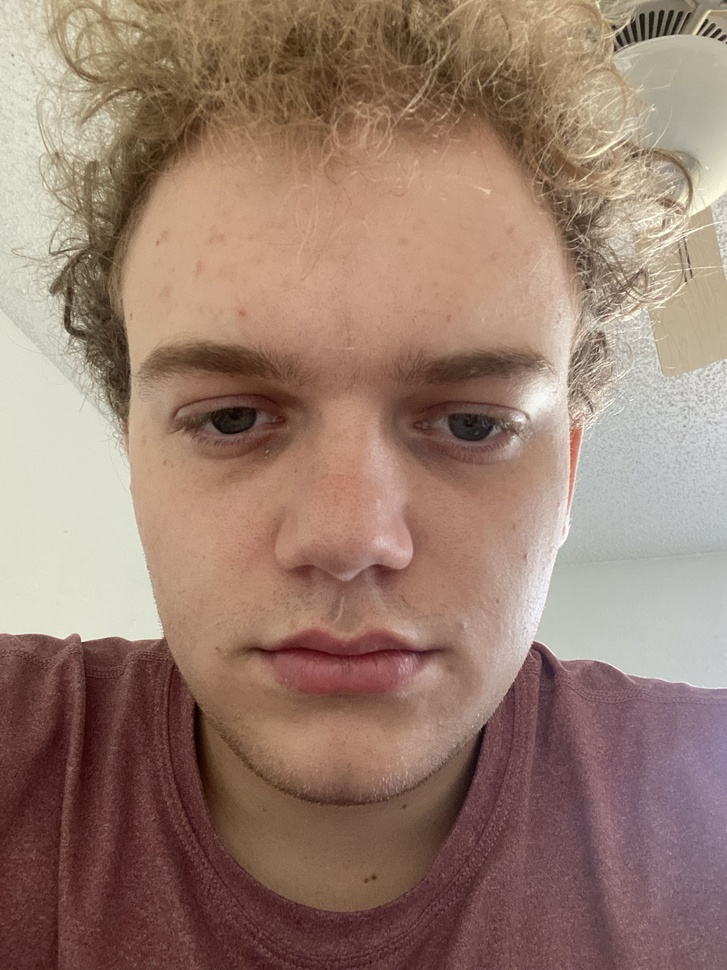
#> input picture images/Me.jpg, 727 x 970 px, shrunk from 2316 x 3088 before the run, found by its file name
$ python colorChannels.py
#> lines starting #> are read from the running program, lines starting #| are printed output that depends on the picture
import cv2 as cv
import numpy as np

img = cv.imread("/Users/brockdonahue/Desktop/OpenCVBootCamp/images/Me.jpg")
#> img is the input picture: shape (970, 727, 3); mean B, G, R 111.4, 125.6, 153.5
cv.imshow("Me", img)

b,g,r = cv.split(img)
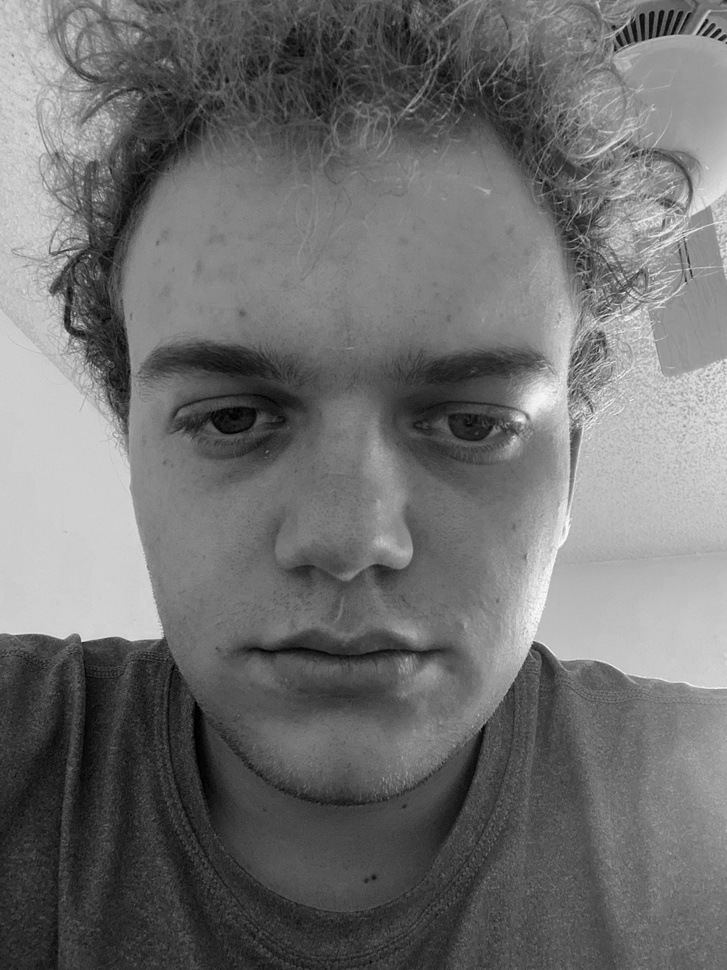
#> b: shape (970, 727); min 0, max 255, mean 111.4
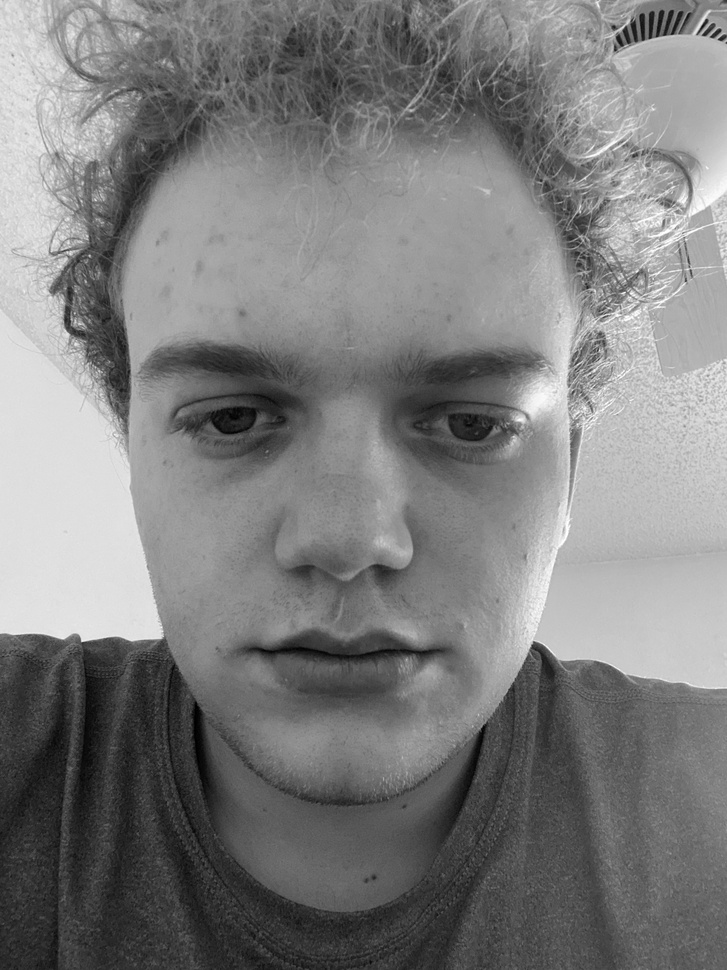
#> g: shape (970, 727); min 0, max 255, mean 125.6
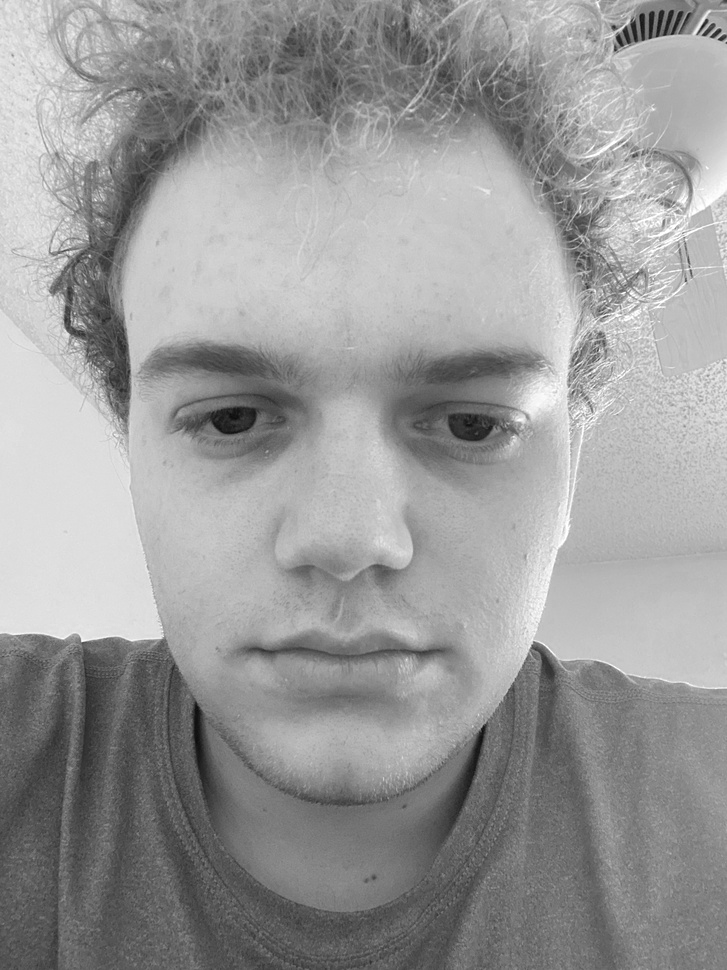
#> r: shape (970, 727); min 10, max 255, mean 153.5

# shows gray scale since we are in a 1 channel mode, if we create a blank 3 channel image and add our respective channel we can see the true colors.
cv.imshow("blue", b)
cv.imshow("green", g)
cv.imshow("red",r)

print(img.shape)
#| (970, 727, 3)
print(b.shape)
#| (970, 727)
print(g.shape)
#| (970, 727)
print(r.shape)
#| (970, 727)

#> (the run stopped early here; a loop or call above may not have finished)

$ run again, with images/IMG_3103.jpeg copied over images/Me.jpg
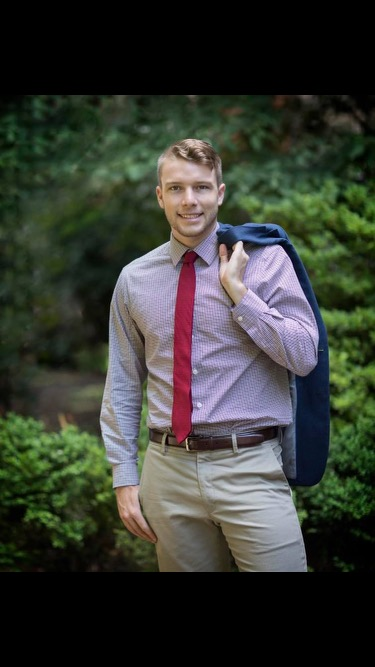
#> input picture images/IMG_3103.jpeg, 375 x 667 px, found by its file name
#> img is the input picture: shape (667, 375, 3); mean B, G, R 51.3, 58.9, 55.4
#> `b,g,r = cv.split(img)`:
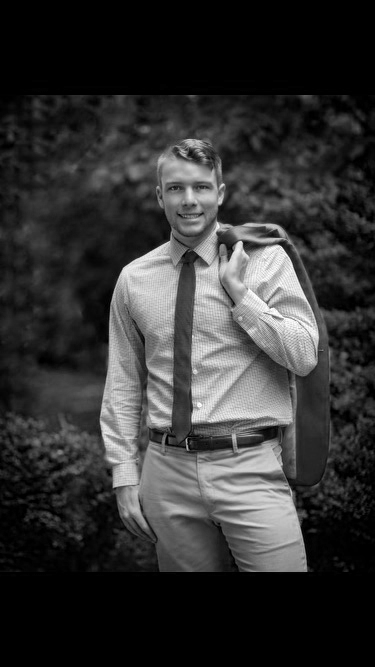
#> b: shape (667, 375); min 0, max 255, mean 51.3
#> `b,g,r = cv.split(img)`:
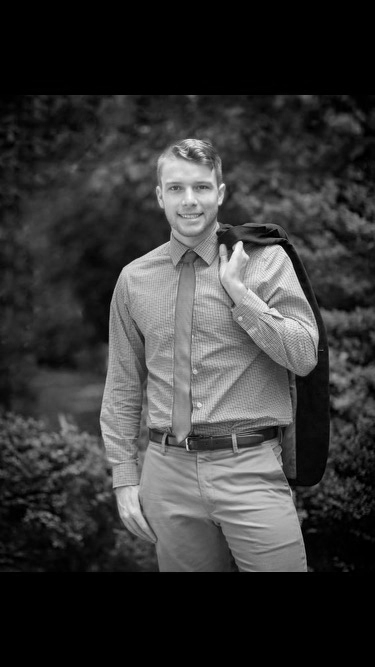
#> r: shape (667, 375); min 0, max 252, mean 55.4
#| (667, 375, 3)
#| (667, 375)
#| (667, 375)
#| (667, 375)
